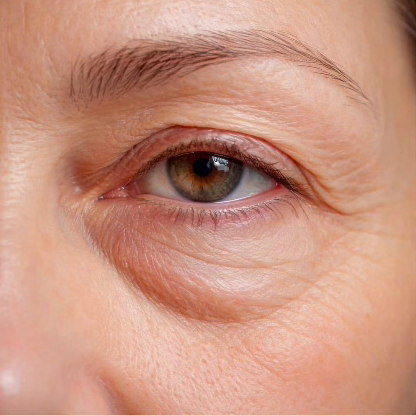
#> input picture dark-circles/photos/eye_bags.png, 416 x 416 px, given in place of bggraded.png, which was not available
$ python gfx.py ../dark-circles/photos ../dark-circles/photos/eye_dark_circles.png 1.0 1.0 1.0
#> lines starting #> are read from the running program, lines starting #| are printed output that depends on the picture
# Renders: intro, question cards, outro (full frames) and verdict stamp overlays (RGBA) as raw frames on stdout
import sys, math, textwrap
from PIL import Image, ImageDraw, ImageFont, ImageFilter, ImageEnhance
S=sys.argv[1]; sys.path.insert(0,S+"/scripts"); from content import Q
F=S+"/fonts/"; W,H=1080,1920; FPS=30
def KA(w,s): return ImageFont.truetype(F+f"NotoSansGeorgian-{w}.ttf",s)
def EN(w,s): return ImageFont.truetype(F+f"Montserrat-{w}.ttf",s)
def ease(x): x=max(0,min(1,x)); return 1-(1-x)**3
def back(x): x=max(0,min(1,x)); c=1.7; return 1+(c+1)*(x-1)**3+c*(x-1)**2
TMP=ImageDraw.Draw(Image.new("RGBA",(1,1)))
def tl(t,font,spacing=0): return sum(TMP.textlength(c,font=font) for c in t)+spacing*(len(t)-1) if spacing else TMP.textlength(t,font=font)
# [28 lines left out: functions layer, wrap, put, not called in this run]
BG=Image.open(S+"/work/bggraded.png").convert("RGB")
#> BG is the input picture: PIL image 416x416 RGB; mean R, G, B 201.6, 147.9, 127.8
BASE=ImageEnhance.Brightness(BG.filter(ImageFilter.GaussianBlur(42))).enhance(0.48).convert("RGBA")
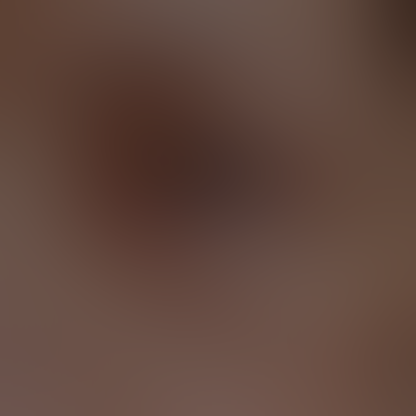
#> BASE: PIL image 416x416 RGBA; mean R, G, B, A 96.5, 70.8, 61.2, 255
def bgframe(t,dur,z0=1.0,z1=1.05):
    z=z0+(z1-z0)*t/max(dur,0.01); w,h=int(W*z),int(H*z); b=BASE.resize((w,h)); x,y=(w-W)//2,(h-H)//2; return b.crop((x,y,x+W,y+H))
def out(img,rgba=False): sys.stdout.buffer.write((img if rgba else img.convert("RGB")).tobytes())
# [5 lines left out: function pill, not called in this run]
def mark(d,kind,cx,cy,r,col,w):
    if kind=="x": d.line((cx-r,cy-r,cx+r,cy+r),fill=col,width=w); d.line((cx-r,cy+r,cx+r,cy-r),fill=col,width=w)
    else: d.line((cx-r,cy,cx-r*0.3,cy+r*0.7,cx+r,cy-r*0.8),fill=col,width=w,joint="curve")
RED=(214,69,65); GREEN=(39,160,105)

# [83 lines left out: functions intro, question, outro, stamp, not called in this run]
kind=sys.argv[2]
if kind=="intro": intro(float(sys.argv[3]))
elif kind=="question": question(int(sys.argv[3]),float(sys.argv[4]))
elif kind=="outro": outro(float(sys.argv[3]))
elif kind=="stamp": stamp(sys.argv[3],float(sys.argv[4]),float(sys.argv[5]))

$ run again, on dark-circles/photos/face_tired_1.png
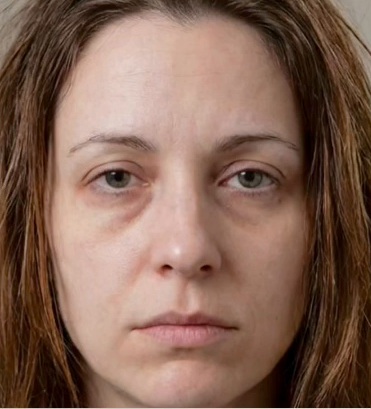
#> input picture dark-circles/photos/face_tired_1.png, 371 x 409 px, given in place of bggraded.png, which was not available
#> BG is the input picture: PIL image 371x409 RGB; mean R, G, B 131.5, 99.7, 84.4
#> `BASE=ImageEnhance.Brightness(BG.filter(ImageFilter.GaussianBlur(42)))...`:
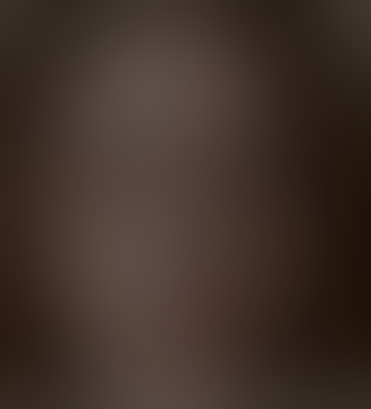
#> BASE: PIL image 371x409 RGBA; mean R, G, B, A 64.3, 49.4, 42.1, 255

$ run again, on dark-circles/photos/face_tired_2.png
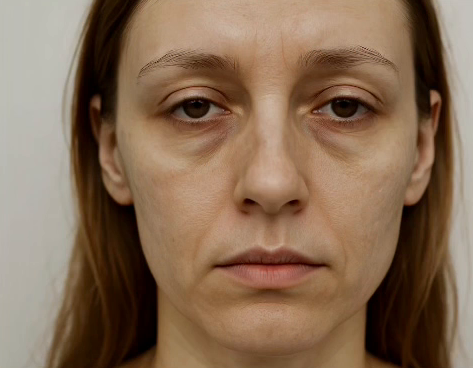
#> input picture dark-circles/photos/face_tired_2.png, 473 x 368 px, given in place of bggraded.png, which was not available
#> BG is the input picture: PIL image 473x368 RGB; mean R, G, B 134.9, 108.2, 85.2
#> `BASE=ImageEnhance.Brightness(BG.filter(ImageFilter.GaussianBlur(42)))...`:
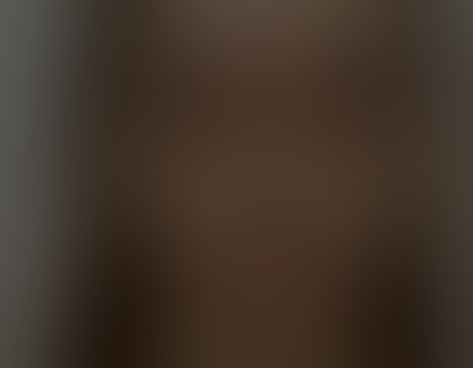
#> BASE: PIL image 473x368 RGBA; mean R, G, B, A 65.1, 52.4, 41.5, 255
